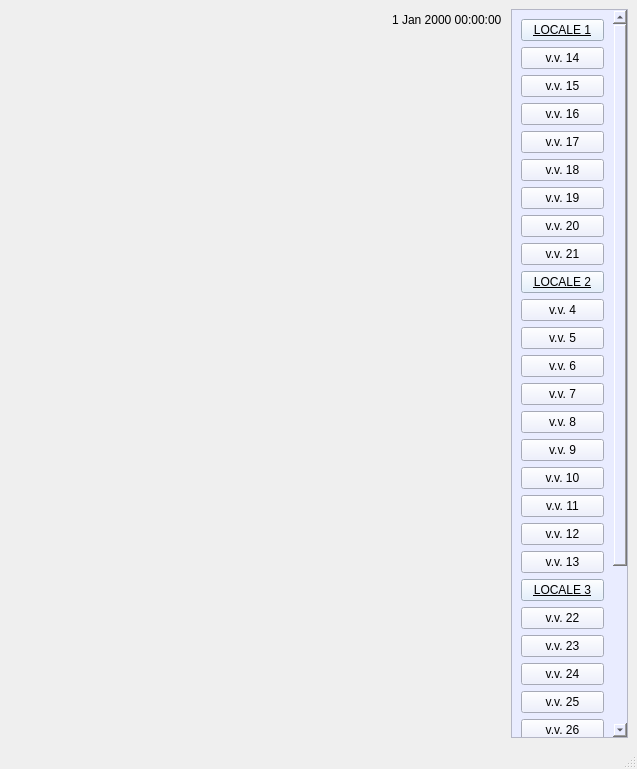
<?xml version="1.0" encoding="UTF-8"?>
<ui version="4.0">
 <class>Cantina</class>
 <widget class="QMainWindow" name="Cantina">
  <property name="windowModality">
   <enum>Qt::WindowModal</enum>
  </property>
  <property name="enabled">
   <bool>true</bool>
  </property>
  <property name="geometry">
   <rect>
    <x>0</x>
    <y>0</y>
    <width>637</width>
    <height>769</height>
   </rect>
  </property>
  <property name="minimumSize">
   <size>
    <width>637</width>
    <height>769</height>
   </size>
  </property>
  <property name="font">
   <font>
    <stylestrategy>PreferAntialias</stylestrategy>
   </font>
  </property>
  <property name="windowTitle">
   <string>MAPPA VASI VINARI</string>
  </property>
  <property name="windowIcon">
   <iconset resource="sfondoCantina.qrc">
    <normaloff>:/sfondo/2_grappoloicon.png</normaloff>:/sfondo/2_grappoloicon.png</iconset>
  </property>
  <property name="autoFillBackground">
   <bool>true</bool>
  </property>
  <property name="styleSheet">
   <string notr="true"/>
  </property>
  <property name="animated">
   <bool>true</bool>
  </property>
  <property name="unifiedTitleAndToolBarOnMac">
   <bool>true</bool>
  </property>
  <widget class="QWidget" name="centralwidget">
   <layout class="QGridLayout" name="gridLayout_2">
    <item row="1" column="0">
     <widget class="QLabel" name="mappacantina">
      <property name="text">
       <string>&lt;html&gt;&lt;head/&gt;&lt;body&gt;&lt;p&gt;&lt;img src=&quot;:/sfondo/3_Planimetria_Botti.png&quot;/&gt;&lt;/p&gt;&lt;/body&gt;&lt;/html&gt;</string>
      </property>
     </widget>
    </item>
    <item row="0" column="0">
     <widget class="QDateTimeEdit" name="dataora">
      <property name="minimumSize">
       <size>
        <width>496</width>
        <height>0</height>
       </size>
      </property>
      <property name="focusPolicy">
       <enum>Qt::NoFocus</enum>
      </property>
      <property name="styleSheet">
       <string notr="true">background-color: rgba(255, 255, 255, 0);</string>
      </property>
      <property name="wrapping">
       <bool>false</bool>
      </property>
      <property name="frame">
       <bool>false</bool>
      </property>
      <property name="alignment">
       <set>Qt::AlignRight|Qt::AlignTrailing|Qt::AlignVCenter</set>
      </property>
      <property name="readOnly">
       <bool>true</bool>
      </property>
      <property name="buttonSymbols">
       <enum>QAbstractSpinBox::NoButtons</enum>
      </property>
      <property name="accelerated">
       <bool>false</bool>
      </property>
     </widget>
    </item>
    <item row="0" column="1" rowspan="2">
     <widget class="QScrollArea" name="scrollArea">
      <property name="styleSheet">
       <string notr="true">background-color: rgb(233, 236, 255);</string>
      </property>
      <property name="widgetResizable">
       <bool>true</bool>
      </property>
      <widget class="QWidget" name="lista">
       <property name="geometry">
        <rect>
         <x>0</x>
         <y>0</y>
         <width>102</width>
         <height>1101</height>
        </rect>
       </property>
       <layout class="QGridLayout" name="gridLayout">
        <item row="3" column="0">
         <widget class="QPushButton" name="vv16">
          <property name="text">
           <string>v.v. 16</string>
          </property>
         </widget>
        </item>
        <item row="9" column="0">
         <widget class="QPushButton" name="locale2">
          <property name="font">
           <font>
            <underline>true</underline>
           </font>
          </property>
          <property name="styleSheet">
           <string notr="true">background-color: rgb(221, 237, 255);</string>
          </property>
          <property name="text">
           <string>LOCALE 2</string>
          </property>
         </widget>
        </item>
        <item row="1" column="0">
         <widget class="QPushButton" name="vv14">
          <property name="text">
           <string>v.v. 14</string>
          </property>
         </widget>
        </item>
        <item row="21" column="0">
         <widget class="QPushButton" name="vv22">
          <property name="text">
           <string>v.v. 22</string>
          </property>
         </widget>
        </item>
        <item row="32" column="0">
         <widget class="QPushButton" name="vv33">
          <property name="text">
           <string>v.v. 33</string>
          </property>
         </widget>
        </item>
        <item row="13" column="0">
         <widget class="QPushButton" name="vv7">
          <property name="text">
           <string>v.v. 7</string>
          </property>
         </widget>
        </item>
        <item row="31" column="0">
         <widget class="QPushButton" name="vv32">
          <property name="text">
           <string>v.v. 32</string>
          </property>
         </widget>
        </item>
        <item row="6" column="0">
         <widget class="QPushButton" name="vv19">
          <property name="text">
           <string>v.v. 19</string>
          </property>
         </widget>
        </item>
        <item row="2" column="0">
         <widget class="QPushButton" name="vv15">
          <property name="text">
           <string>v.v. 15</string>
          </property>
         </widget>
        </item>
        <item row="26" column="0">
         <widget class="QPushButton" name="vv27">
          <property name="text">
           <string>v.v. 27</string>
          </property>
         </widget>
        </item>
        <item row="24" column="0">
         <widget class="QPushButton" name="vv25">
          <property name="text">
           <string>v.v. 25</string>
          </property>
         </widget>
        </item>
        <item row="22" column="0">
         <widget class="QPushButton" name="vv23">
          <property name="text">
           <string>v.v. 23</string>
          </property>
         </widget>
        </item>
        <item row="14" column="0">
         <widget class="QPushButton" name="vv8">
          <property name="text">
           <string>v.v. 8</string>
          </property>
         </widget>
        </item>
        <item row="28" column="0">
         <widget class="QPushButton" name="vv29">
          <property name="text">
           <string>v.v. 29</string>
          </property>
         </widget>
        </item>
        <item row="29" column="0">
         <widget class="QPushButton" name="vv30">
          <property name="text">
           <string>v.v. 30</string>
          </property>
         </widget>
        </item>
        <item row="4" column="0">
         <widget class="QPushButton" name="vv17">
          <property name="text">
           <string>v.v. 17</string>
          </property>
         </widget>
        </item>
        <item row="20" column="0">
         <widget class="QPushButton" name="locale3">
          <property name="font">
           <font>
            <underline>true</underline>
           </font>
          </property>
          <property name="styleSheet">
           <string notr="true">background-color: rgb(221, 237, 255);</string>
          </property>
          <property name="text">
           <string>LOCALE 3</string>
          </property>
         </widget>
        </item>
        <item row="27" column="0">
         <widget class="QPushButton" name="vv28">
          <property name="text">
           <string>v.v. 28</string>
          </property>
         </widget>
        </item>
        <item row="23" column="0">
         <widget class="QPushButton" name="vv24">
          <property name="text">
           <string>v.v. 24</string>
          </property>
         </widget>
        </item>
        <item row="7" column="0">
         <widget class="QPushButton" name="vv20">
          <property name="text">
           <string>v.v. 20</string>
          </property>
         </widget>
        </item>
        <item row="5" column="0">
         <widget class="QPushButton" name="vv18">
          <property name="text">
           <string>v.v. 18</string>
          </property>
         </widget>
        </item>
        <item row="8" column="0">
         <widget class="QPushButton" name="vv21">
          <property name="text">
           <string>v.v. 21</string>
          </property>
         </widget>
        </item>
        <item row="16" column="0">
         <widget class="QPushButton" name="vv10">
          <property name="text">
           <string>v.v. 10</string>
          </property>
         </widget>
        </item>
        <item row="30" column="0">
         <widget class="QPushButton" name="vv31">
          <property name="text">
           <string>v.v. 31</string>
          </property>
         </widget>
        </item>
        <item row="25" column="0">
         <widget class="QPushButton" name="vv26">
          <property name="text">
           <string>v.v. 26</string>
          </property>
         </widget>
        </item>
        <item row="17" column="0">
         <widget class="QPushButton" name="vv11">
          <property name="text">
           <string>v.v. 11</string>
          </property>
         </widget>
        </item>
        <item row="18" column="0">
         <widget class="QPushButton" name="vv12">
          <property name="text">
           <string>v.v. 12</string>
          </property>
         </widget>
        </item>
        <item row="19" column="0">
         <widget class="QPushButton" name="vv13">
          <property name="text">
           <string>v.v. 13</string>
          </property>
         </widget>
        </item>
        <item row="12" column="0">
         <widget class="QPushButton" name="vv6">
          <property name="text">
           <string>v.v. 6</string>
          </property>
         </widget>
        </item>
        <item row="10" column="0">
         <widget class="QPushButton" name="vv4">
          <property name="text">
           <string>v.v. 4</string>
          </property>
         </widget>
        </item>
        <item row="11" column="0">
         <widget class="QPushButton" name="vv5">
          <property name="text">
           <string>v.v. 5</string>
          </property>
         </widget>
        </item>
        <item row="0" column="0">
         <widget class="QPushButton" name="locale1">
          <property name="font">
           <font>
            <underline>true</underline>
           </font>
          </property>
          <property name="styleSheet">
           <string notr="true">background-color: rgb(221, 237, 255);</string>
          </property>
          <property name="text">
           <string>LOCALE 1</string>
          </property>
         </widget>
        </item>
        <item row="15" column="0">
         <widget class="QPushButton" name="vv9">
          <property name="text">
           <string>v.v. 9</string>
          </property>
         </widget>
        </item>
       </layout>
      </widget>
     </widget>
    </item>
   </layout>
  </widget>
  <widget class="QStatusBar" name="statusbar">
   <property name="styleSheet">
    <string notr="true"/>
   </property>
   <property name="sizeGripEnabled">
    <bool>true</bool>
   </property>
  </widget>
 </widget>
 <resources>
  <include location="sfondoCantina.qrc"/>
 </resources>
 <connections/>
</ui>
